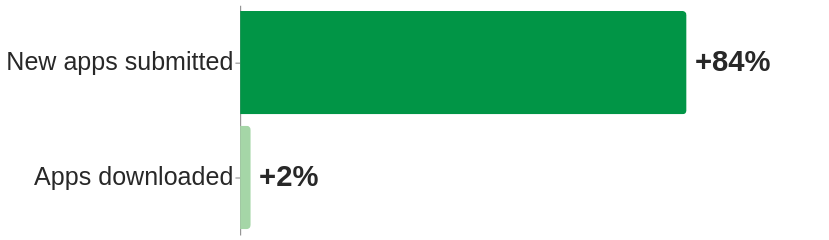

Source (Vega-Lite JSON):
### Vega-Lite specification from a JSON file in a GitHub repository (floating-point values rounded to 4 significant figures)
{"$schema": "https://vega.github.io/schema/vega-lite/v5.json", "width": 560, "height": 220, "data": {"values": [{"k": "New apps submitted", "v": 84, "c": "#019546", "t": "+84%"}, {"k": "Apps downloaded", "v": 2, "c": "#a5d6a7", "t": "+2%"}]}, "layer": [{"mark": {"type": "bar", "cornerRadiusTopRight": 4, "cornerRadiusBottomRight": 4}, "encoding": {"y": {"field": "k", "type": "ordinal", "sort": null, "axis": {"title": null, "labelLimit": 330}}, "x": {"field": "v", "type": "quantitative", "scale": {"domain": [0, 110]}, "axis": null}, "color": {"field": "c", "type": "nominal", "scale": null}}}, {"mark": {"type": "text", "align": "left", "dx": 8, "fontSize": 28, "fontWeight": "bold", "color": "#282828"}, "encoding": {"y": {"field": "k", "type": "ordinal", "sort": null}, "x": {"field": "v", "type": "quantitative"}, "text": {"field": "t"}}}], "config": {"font": "Tahoma, Verdana, sans-serif", "axis": {"labelFontSize": 24, "titleFontSize": 22, "labelColor": "#282828", "titleColor": "#282828"}, "view": {"stroke": null}}}
